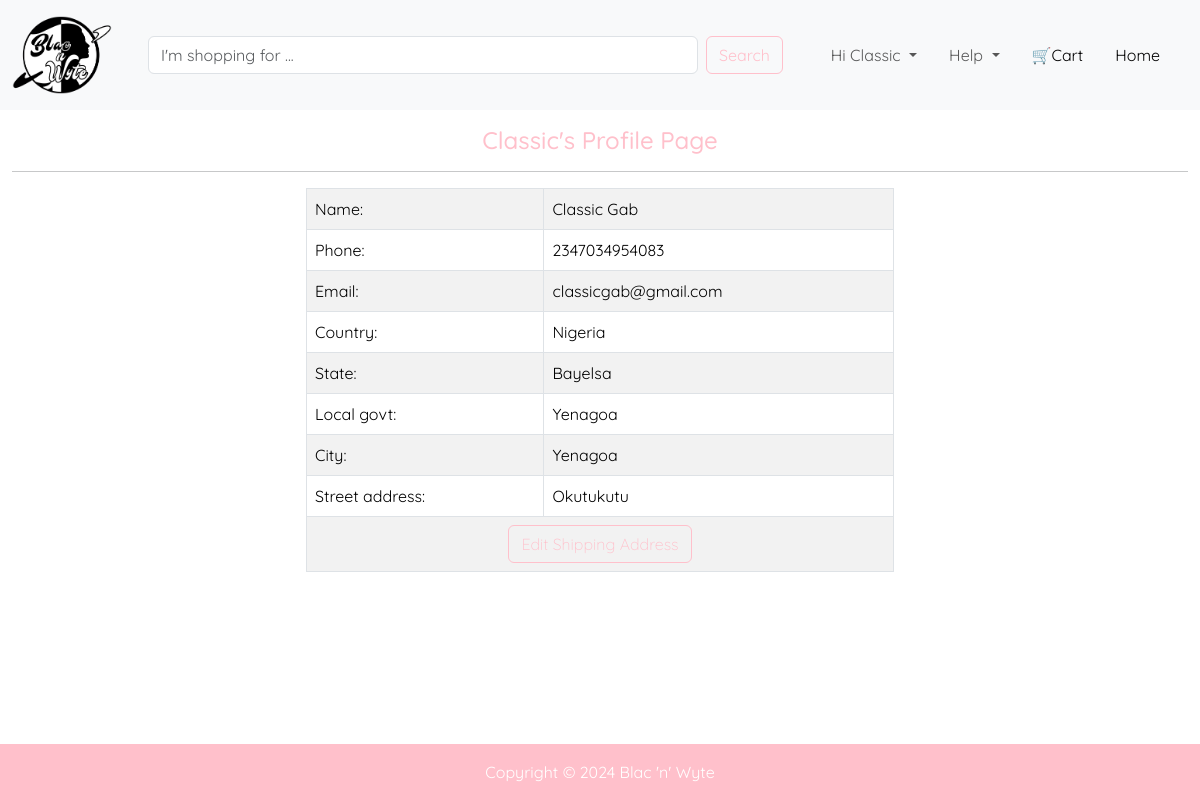
The app's page /profile/2 (signed in) with its own data.
### database.py (models this page shows, shortened)
class User(db.Model, UserMixin):
    id: Mapped[int] = mapped_column(primary_key=True)
    email: Mapped[str] = mapped_column(unique=True)
    firstname: Mapped[str]
    lastname: Mapped[str]
    phone: Mapped[int] = mapped_column(Integer)
    password: Mapped[str] = mapped_column(nullable=False)
    country: Mapped[str]
    state: Mapped[str]
    localgovt: Mapped[str]
    city: Mapped[str] = mapped_column(String(70))
    address: Mapped[str]
    registered_on: Mapped[DateTime] = mapped_column(DateTime, nullable=False)
    confirmed: Mapped[bool] = mapped_column(default=False, nullable=False)
    confirmed_on: Mapped[DateTime] = mapped_column(DateTime, nullable=True)
    is_admin: Mapped[bool] = mapped_column(Boolean, default=False, nullable=False)
    user_cart: Mapped[str] = relationship("Cart", back_populates="cart_user")
    user_order: Mapped[str] = relationship("Order", back_populates="order_user")

### onlinestore.py (the view)
@app.route('/profile/<idx>', methods=["GET"])
@login_required
def profile(idx):
    return render_template('profile.html', logged_in=current_user.is_authenticated, user=current_user, year=year)

### method_override.py (called while the page is built)
    def __call__(self, environ, start_response):
        method = environ.get('HTTP_X_HTTP_METHOD_OVERRIDE', '').upper()
        if method in self.allowed_methods:
            environ['REQUEST_METHOD'] = method
        if method in self.bodyless_methods:
            environ['CONTENT_LENGTH'] = '0'
        return self.app(environ, start_response)

### onlinestore.py (called while the page is built)
@login_manager.user_loader
def user_loader(user_id):
    return db.session.execute(db.select(User).where(User.id == user_id)).scalar()

@app.before_request
def track_history():
    if request.endpoint == 'static' or request.method != 'GET':
        return
    history = session.get('history', [])
    history.append(request.url)
    if len(history) > 3:
        history.pop(0)
    session['history'] = history

### templates/profile.html (shortened to what this page needs)
{% extends "header.html" %}
{% block content %}
    <section id="profile" class="">
      <div class="container-fluid">
        <h4 class="text-center profile-headline">{{ user.firstname }}'s Profile Page</h4>
        <hr>
        <div class="profile">
        <table class="table border table-striped table-bordered">
          <tbody>
            <tr>
              <td>Name:</td>
              <td>{{ current_user.firstname }} {{ current_user.lastname }}</td>
            </tr>
            <tr>
              <td>Phone:</td>
              <td>{{ current_user.phone }}</td>
            </tr>
            <tr>
              <td>Email:</td>
              <td>{{ current_user.email }}</td>
            </tr>
            <tr>
              <td>Country:</td>
              <td>{{ current_user.country }}</td>
            </tr>
            <tr>
              <td>State:</td>
              <td>{{ current_user.state }}</td>
            </tr>
            <tr>
              <td>Local govt:</td>
              <td>{{ current_user.localgovt }}</td>
            </tr>
            <tr>
              <td>City:</td>
              <td>{{ current_user.city }}</td>
            </tr>
            <tr>
              <td>Street address:</td>
              <td>{{ current_user.address }}</td>
            </tr>
            <tr>
              <td colspan="2" class="text-center"><a href="{{ url_for('edit_address', idx=user.id) }}" class="btn btn-outline-success edit-profile">Edit Shipping Address</a></td>
            </tr>
          </tbody>
        </table>
        </div>
      </div>
    </section>
{% endblock %}

### templates/header.html (shortened to what this page needs)
<!doctype html>
<html lang="en">
  <head>
    <link href="https://cdn.jsdelivr.net/npm/bootstrap@5.3.3/dist/css/bootstrap.min.css" rel="stylesheet">
    <link rel="stylesheet" href="{{ url_for('static', filename='css/style.css') }}">
  </head>
  <body>
    <nav class="navbar fixed-top navbar-expand-lg bg-body-tertiary">
      <div class="container-fluid">
        <a class="navbar-brand" href="{{ url_for('index') }}">
          <img src="{{url_for('static', filename='images/logo.png')}}" alt="Blac'n'Wyte" width="100" height="100">
        </a>
        <div class="collapse navbar-collapse" id="navbarSupportedContent">
          <form class="d-flex mx-auto" role="search">
            <input class="form-control me-2" type="search" placeholder="I'm shopping for ..." aria-label="Search">
            <button class="btn btn-outline-success" type="submit">Search</button>
          </form>
          <ul class="navbar-nav mx-auto mb-2 mb-lg-0">
            <li class="nav-item dropdown">
              {% if logged_in: %}
              <a class="nav-link dropdown-toggle" href="{{ url_for('index') }}" role="button" data-bs-toggle="dropdown" aria-expanded="false">
                Hi {{ user.firstname }}
              </a>
              {% else: %}
              <a class="nav-link dropdown-toggle" href="#" role="button" data-bs-toggle="dropdown" aria-expanded="false">
                Account
              </a>
              {% endif %}
            </li>
            <li class="nav-item dropdown ms-3">
              <a class="nav-link dropdown-toggle" href="#" role="button" data-bs-toggle="dropdown" aria-expanded="false">
                Help
              </a>
            </li>
            <li class="nav-item ms-3">
              <a class="nav-link active" href="{{ url_for('all_cart') }}" aria-current="page">🛒Cart</a>
            </li>
            {% if user.email == 'lawrence.nno@gmail.com' or user.is_admin == True %}
              <li class="nav-item ms-3">
                <a class="nav-link active" href="{{ url_for('admin.index') }}" aria-current="page">Admin</a>
              </li>
            {% else: %}
              <li class="nav-item ms-3">
                <a class="nav-link active" href="{{ url_for('index') }}" aria-current="page">Home</a>
              </li>
            {% endif %}
          </ul>
        </div>
      </div>
    </nav>
    <main>
      {% block content %}
      {% endblock %}
    </main>
    <footer class="text-center">
      Copyright &#169; {{ year }} Blac 'n' Wyte
    </footer>
  </body>
</html>

### static/css/style.css (style rules this page uses)
body { font-family: "Quicksand", sans-serif; font-optical-sizing: auto; display: flex; flex-direction: column; min-height: 100vh; }
main { flex-grow: 1 !important; }
footer { margin-top: 1rem; padding: 1rem; background-color: pink; color: white; }
.navbar { --bs-navbar-padding-x: 0; --bs-navbar-padding-y: 0; --bs-navbar-color: rgba(var(--bs-emphasis-color-rgb), 0.65); --bs-navbar-hover-color: rgba(var(--bs-emphasis-color-rgb), 0.8); --bs-navbar-disabled-color: rgba(var(--bs-emphasis-color-rgb), 0.3); --bs-navbar-active-color: rgba(var(--bs-emphasis-color-rgb), 1); --bs-navbar-brand-padding-y: 0.3125rem; --bs-navbar-brand-margin-end: 1rem; --bs-navbar-brand-font-size: 1.25rem; --bs-navbar-brand-color: rgba(var(--bs-emphasis-color-rgb), 1); --bs-navbar-brand-hover-color: rgba(var(--bs-emphasis-color-rgb), 1); --bs-navbar-nav-link-padding-x: 0.5rem; --bs-navbar-toggler-padding-y: 0.25rem; --bs-navbar-toggler-padding-x: 0.75rem; --bs-navbar-toggler-font-size: 1.25rem; --bs-navbar-toggler-border-color: rgba(var(--bs-emphasis-color-rgb), 0.15); --bs-navbar-toggler-border-radius: var(--bs-border-radius); --bs-navbar-toggler-focus-width: 0.25rem; --bs-navbar-toggler-transition: box-shadow 0.15s ease-in-out; position: relative; display: flex; flex-wrap: wrap; align-items: center; justify-content: space-between; padding: var(--bs-navbar-padding-y) var(--bs-navbar-padding-x); }
.btn-outline-success { --bs-btn-color: #FFC0CB; --bs-btn-border-color: #FFC0CB; --bs-btn-hover-color: #fff; --bs-btn-hover-bg: #FFC0CB; --bs-btn-hover-border-color: #FFC0CB; --bs-btn-focus-shadow-rgb: 25,135,84; --bs-btn-active-color: #fff; --bs-btn-active-bg: #FFC0CB; --bs-btn-active-border-color: #FFC0CB; --bs-btn-active-shadow: inset 0 3px 5px rgba(0, 0, 0, 0.125); --bs-btn-disabled-color: #FFC0CB; --bs-btn-disabled-bg: transparent; --bs-btn-disabled-border-color: #FFC0CB; --bs-gradient: none; }
.form-control.me-2 { width: 550px; }
#profile { margin-top: 1rem; }
.profile { width: 50%; margin: auto; }
.edit-profile { font-weight: 300; }
.profile-headline { color: pink; }

### records on screen
User: firstname "Classic", lastname "Gab", phone "2347034954083", email "classicgab@gmail.com", country "Nigeria", state "Bayelsa", localgovt "Yenagoa", city "Yenagoa", address "Okutukutu"

### other values on screen
{{ year }} "2024"
